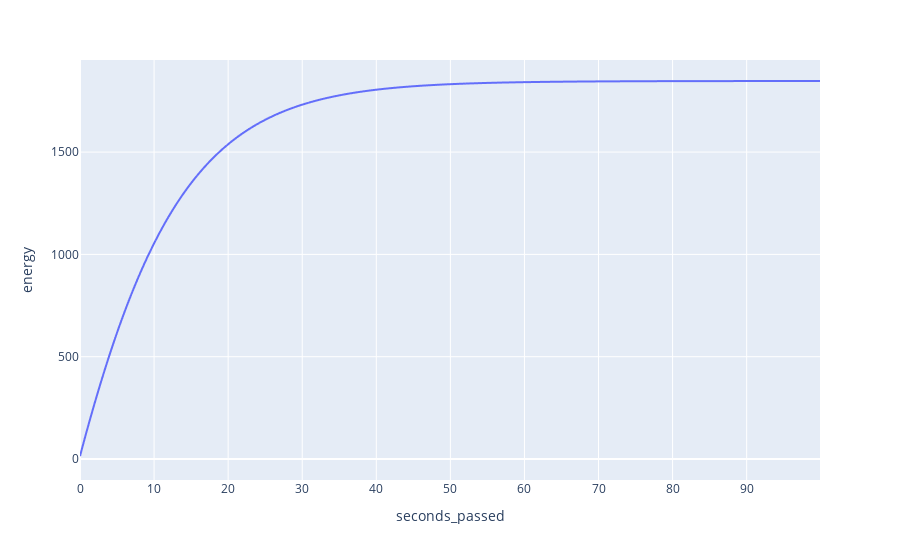

The cell this chart's notebook holds for it:
### Code cell
px.line(results,
        x='seconds_passed',
        y='energy')

### Figure 1 — Plotly figure (JSON) as saved in the notebook; plotly's stock layout.template omitted (floating-point values rounded to 4 significant figures; data arrays with more than 128 entries replaced by an {"elided": "..."} marker saying what was removed)
{"data": [{"hovertemplate": "seconds_passed=%{x}<br>energy=%{y}<extra></extra>", "legendgroup": "", "line": {"color": "#636efa", "dash": "solid"}, "mode": "lines", "name": "", "showlegend": false, "type": "scattergl", "x": {"elided": "1001 float values"}, "xaxis": "x", "y": {"elided": "1001 float values"}, "yaxis": "y"}], "layout": {"autosize": true, "legend": {"tracegroupgap": 0}, "margin": {"t": 60}, "xaxis": {"anchor": "y", "autorange": true, "domain": [0, 1], "range": [0, 99.9], "title": {"text": "seconds_passed"}, "type": "linear"}, "yaxis": {"anchor": "x", "autorange": true, "domain": [0, 1], "range": [-102.6, 1950.0], "title": {"text": "energy"}, "type": "linear"}}}
